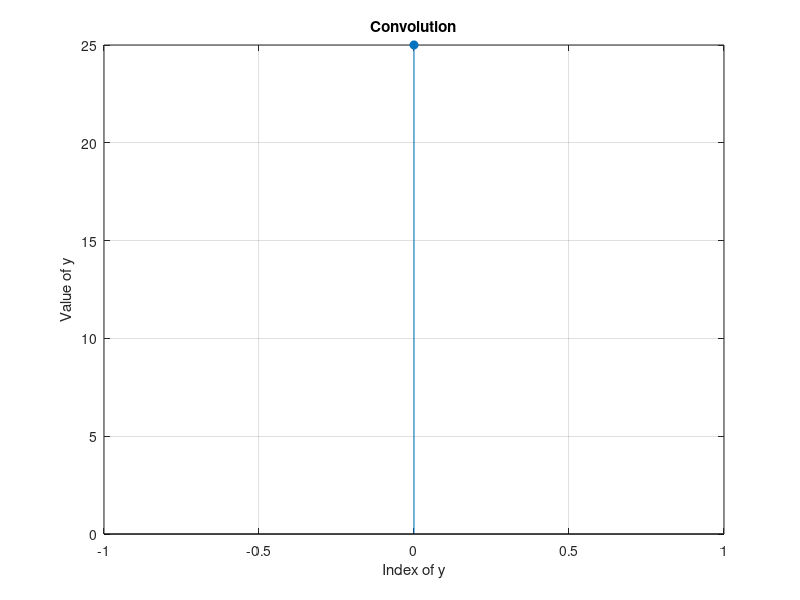

Write the MATLAB code that produced this figure.
%Circular Convolution using DFT
clc;
close all
clear all;
x=input("Enter Sequence 1:");
h=input("Enter Sequence 2:");
x_len=length(x);
h_len=length(h);
n=max(h_len,x_len);
xnew=[x zeros(1,n-x_len)];
hnew=[h zeros(1,n-h_len)];
x1=fft(xnew);
h1=fft(hnew);
y1=x1.*h1;
y=ifft(y1);
y_ind=0:n-1;
disp("Convolution product y:")
disp(y);
% Plot the convolution result y
stem(y_ind,y,"filled");
title("Convolution");
xlabel("Index of y");
ylabel("Value of y")
grid on;